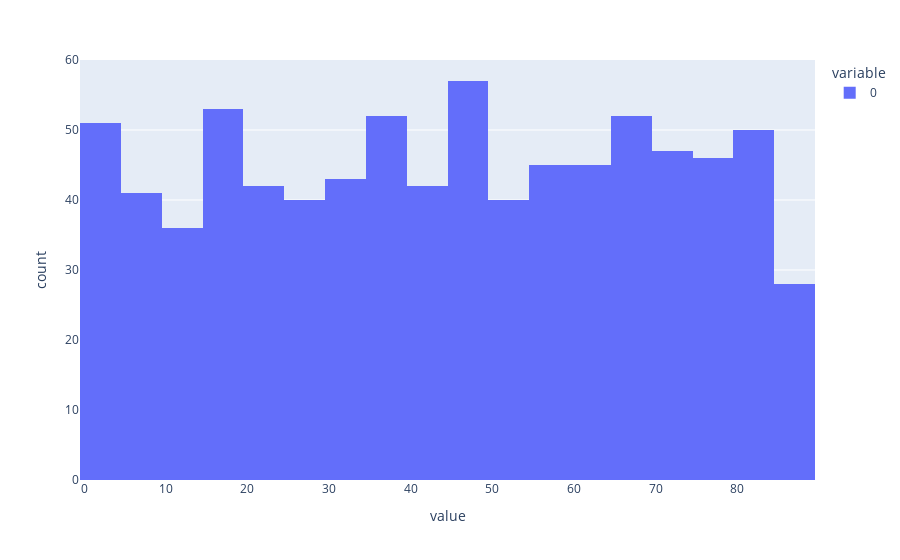

The notebook cell saved with this chart:
### Code cell
import plotly.express as px

px.histogram(y_pred)

### Figure 1 — Plotly figure (JSON) as saved in the notebook; plotly's stock layout.template omitted (floating-point values rounded to 4 significant figures; data arrays with more than 128 entries replaced by an {"elided": "..."} marker saying what was removed)
{"data": [{"alignmentgroup": "True", "bingroup": "x", "hovertemplate": "variable=0<br>value=%{x}<br>count=%{y}<extra></extra>", "legendgroup": "0", "marker": {"color": "#636efa", "pattern": {"shape": ""}}, "name": "0", "offsetgroup": "0", "orientation": "v", "showlegend": true, "type": "histogram", "x": {"elided": "810 int values"}, "xaxis": "x", "yaxis": "y"}], "layout": {"barmode": "relative", "legend": {"title": {"text": "variable"}, "tracegroupgap": 0}, "margin": {"t": 60}, "xaxis": {"anchor": "y", "domain": [0, 1], "title": {"text": "value"}}, "yaxis": {"anchor": "x", "domain": [0, 1], "title": {"text": "count"}}}}
